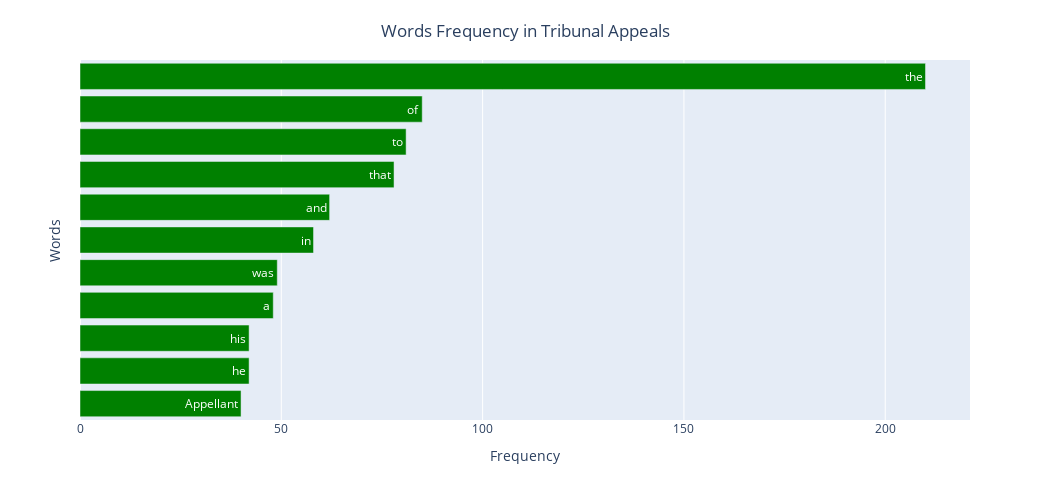

The notebook cell saved with this chart:
### Code cell
!pip install matplotlib
!pip install plotly
!pip install kaleido
import matplotlib.pyplot as plt
import plotly.express as px

fig = px.bar(df.loc[0:10,:], x='counts', y='words', orientation='h', text = 'words',
             labels={
                     "counts": "Frequency",
                     "words": "Words"
                 },)
fig.layout.yaxis.type = 'category'
fig.update_layout(yaxis_categoryorder = 'total ascending')
fig.update_layout(yaxis=dict(showticklabels=False))
fig.update_traces(texttemplate='%{text}', textposition='auto', marker_color='green')
fig.update_layout(uniformtext_minsize=8, uniformtext_mode='hide',   title={
        'text': "Words Frequency in Tribunal Appeals",
        'y':0.95,
        'x':0.5,
        'xanchor': 'center',
        'yanchor': 'top'})
fig.update_layout(
    autosize=False,
    width=1050,
    height=500)
fig.show()

### Figure 1 — Plotly figure (JSON) as saved in the notebook; plotly's stock layout.template omitted (floating-point values rounded to 4 significant figures)
{"data": [{"alignmentgroup": "True", "hovertemplate": "Frequency=%{x}<br>Words=%{text}<extra></extra>", "legendgroup": "", "marker": {"color": "green"}, "name": "", "offsetgroup": "", "orientation": "h", "showlegend": false, "text": ["the", "of", "to", "that", "and", "in", "was", "a", "he", "his", "Appellant"], "textposition": "auto", "texttemplate": "%{text}", "type": "bar", "x": [210, 85, 81, 78, 62, 58, 49, 48, 42, 42, 40], "xaxis": "x", "y": ["the", "of", "to", "that", "and", "in", "was", "a", "he", "his", "Appellant"], "yaxis": "y"}], "layout": {"autosize": false, "barmode": "relative", "height": 500, "legend": {"tracegroupgap": 0}, "margin": {"t": 60}, "title": {"text": "Words Frequency in Tribunal Appeals", "x": 0.5, "xanchor": "center", "y": 0.95, "yanchor": "top"}, "uniformtext": {"minsize": 8, "mode": "hide"}, "width": 1050, "xaxis": {"anchor": "y", "domain": [0, 1], "title": {"text": "Frequency"}}, "yaxis": {"anchor": "x", "categoryorder": "total ascending", "domain": [0, 1], "showticklabels": false, "title": {"text": "Words"}, "type": "category"}}}
